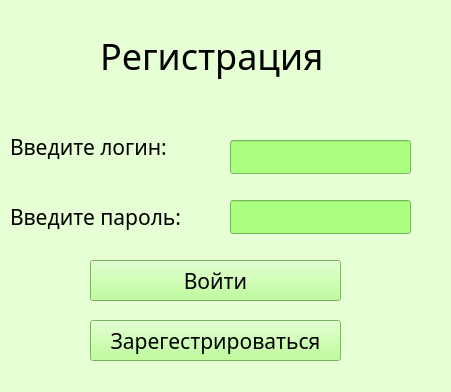
<?xml version="1.0" encoding="UTF-8"?>
<ui version="4.0">
 <class>Form</class>
 <widget class="QWidget" name="Form">
  <property name="geometry">
   <rect>
    <x>0</x>
    <y>0</y>
    <width>451</width>
    <height>392</height>
   </rect>
  </property>
  <property name="windowTitle">
   <string>registrasia</string>
  </property>
  <property name="styleSheet">
   <string notr="true">background-color: rgb(231, 255, 212);
</string>
  </property>
  <widget class="QLabel" name="label_registr">
   <property name="geometry">
    <rect>
     <x>100</x>
     <y>30</y>
     <width>291</width>
     <height>51</height>
    </rect>
   </property>
   <property name="font">
    <font>
     <family>Cascadia Mono Light</family>
     <pointsize>27</pointsize>
     <weight>50</weight>
     <italic>false</italic>
     <bold>false</bold>
     <kerning>true</kerning>
    </font>
   </property>
   <property name="styleSheet">
    <string notr="true"/>
   </property>
   <property name="text">
    <string>Регистрация</string>
   </property>
  </widget>
  <widget class="QPushButton" name="pushButton_zaregestr">
   <property name="geometry">
    <rect>
     <x>90</x>
     <y>320</y>
     <width>251</width>
     <height>41</height>
    </rect>
   </property>
   <property name="font">
    <font>
     <family>Cascadia Mono Light</family>
     <pointsize>16</pointsize>
    </font>
   </property>
   <property name="styleSheet">
    <string notr="true">background-color: rgb(170, 255, 127);</string>
   </property>
   <property name="text">
    <string>Зарегестрироваться</string>
   </property>
  </widget>
  <widget class="QLineEdit" name="lineEdit_login">
   <property name="geometry">
    <rect>
     <x>230</x>
     <y>140</y>
     <width>181</width>
     <height>34</height>
    </rect>
   </property>
   <property name="font">
    <font>
     <family>Cascadia Mono Light</family>
     <pointsize>16</pointsize>
    </font>
   </property>
   <property name="styleSheet">
    <string notr="true">background-color: rgb(170, 255, 127);</string>
   </property>
  </widget>
  <widget class="QLineEdit" name="lineEdit_parol">
   <property name="geometry">
    <rect>
     <x>230</x>
     <y>200</y>
     <width>181</width>
     <height>34</height>
    </rect>
   </property>
   <property name="font">
    <font>
     <family>Cascadia Mono Light</family>
     <pointsize>16</pointsize>
    </font>
   </property>
   <property name="styleSheet">
    <string notr="true">background-color: rgb(170, 255, 127);</string>
   </property>
  </widget>
  <widget class="QLabel" name="label_Login">
   <property name="geometry">
    <rect>
     <x>10</x>
     <y>130</y>
     <width>171</width>
     <height>34</height>
    </rect>
   </property>
   <property name="font">
    <font>
     <family>Cascadia Mono Light</family>
     <pointsize>16</pointsize>
    </font>
   </property>
   <property name="text">
    <string>Введите логин:</string>
   </property>
  </widget>
  <widget class="QLabel" name="label_Parol">
   <property name="geometry">
    <rect>
     <x>10</x>
     <y>200</y>
     <width>181</width>
     <height>34</height>
    </rect>
   </property>
   <property name="font">
    <font>
     <family>Cascadia Mono Light</family>
     <pointsize>16</pointsize>
    </font>
   </property>
   <property name="text">
    <string>Введите пароль:</string>
   </property>
  </widget>
  <widget class="QPushButton" name="pushButton_voiti">
   <property name="geometry">
    <rect>
     <x>90</x>
     <y>260</y>
     <width>251</width>
     <height>41</height>
    </rect>
   </property>
   <property name="font">
    <font>
     <family>Cascadia Mono Light</family>
     <pointsize>16</pointsize>
    </font>
   </property>
   <property name="styleSheet">
    <string notr="true">background-color: rgb(170, 255, 127);</string>
   </property>
   <property name="text">
    <string>Войти</string>
   </property>
  </widget>
  <widget class="QLabel" name="label_pustoi">
   <property name="geometry">
    <rect>
     <x>10</x>
     <y>90</y>
     <width>421</width>
     <height>34</height>
    </rect>
   </property>
   <property name="font">
    <font>
     <family>Cascadia Mono Light</family>
     <pointsize>16</pointsize>
    </font>
   </property>
   <property name="text">
    <string/>
   </property>
  </widget>
 </widget>
 <resources/>
 <connections/>
</ui>
